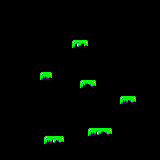

A 2D game scene composited from a Tiled map and its tileset images. What follows is a short description and the map's XML, with every tile layer's data as written:
An orthogonal 40x40 tile map with 4x4 px tiles, 1 tile layer (Capa de Patrones 1).

<map version="1.0" orientation="orthogonal" renderorder="right-down" width="40" height="40" tilewidth="4" tileheight="4" nextobjectid="1">
 <tileset firstgid="1" name="level0_tileset" tilewidth="4" tileheight="4" tilecount="56" columns="8">
  <image source="level1_tileset.png" trans="ff8080" width="32" height="28" />
 </tileset>
 <layer name="Capa de Patrones 1" width="40" height="40">
  <data encoding="csv">
40,40,40,40,40,40,40,40,40,40,40,40,40,40,40,40,40,40,40,40,40,40,40,40,40,40,40,40,40,40,40,40,40,40,40,40,40,40,40,40,
40,40,40,40,40,40,40,40,40,40,40,40,40,40,40,40,40,40,40,40,40,40,40,40,40,40,40,40,40,40,40,40,40,40,40,40,40,40,40,40,
40,40,40,40,40,40,40,40,40,40,40,40,40,40,40,40,40,40,40,40,40,40,40,40,40,40,40,40,40,40,40,40,40,40,40,40,40,40,40,40,
40,40,40,40,40,40,40,40,40,40,40,40,40,40,40,40,40,40,40,40,40,40,40,40,40,40,40,40,40,40,40,40,40,40,40,40,40,40,40,40,
40,40,40,40,40,40,40,40,40,40,40,40,40,40,40,40,40,40,40,40,40,40,40,40,40,40,40,40,40,40,40,40,40,40,40,40,40,40,40,40,
40,40,40,40,40,40,40,40,40,40,40,40,40,40,40,40,40,40,40,40,40,40,40,40,40,40,40,40,40,40,40,40,40,40,40,40,40,40,40,40,
40,40,40,40,40,40,40,40,40,40,40,40,40,40,40,40,40,40,40,40,40,40,40,40,40,40,40,40,40,40,40,40,40,40,40,40,40,40,40,40,
40,40,40,40,40,40,40,40,40,40,40,40,40,40,40,40,40,40,40,40,40,40,40,40,40,40,40,40,40,40,40,40,40,40,40,40,40,40,40,40,
40,40,40,40,40,40,40,40,40,40,40,40,40,40,40,40,40,40,40,40,40,40,40,40,40,40,40,40,40,40,40,40,40,40,40,40,40,40,40,40,
40,40,40,40,40,40,40,40,40,40,40,40,40,40,40,40,40,40,40,40,40,40,40,40,40,40,40,40,40,40,40,40,40,40,40,40,40,40,40,40,
40,40,40,40,40,40,40,40,40,40,40,40,40,40,40,40,40,40,1,3,4,6,40,40,40,40,40,40,40,40,40,40,40,40,40,40,40,40,40,40,
40,40,40,40,40,40,40,40,40,40,40,40,40,40,40,40,40,40,9,11,12,14,40,40,40,40,40,40,40,40,40,40,40,40,40,40,40,40,40,40,
40,40,40,40,40,40,40,40,40,40,40,40,40,40,40,40,40,40,40,40,40,40,40,40,40,40,40,40,40,40,40,40,40,40,40,40,40,40,40,40,
40,40,40,40,40,40,40,40,40,40,40,40,40,40,40,40,40,40,40,40,40,40,40,40,40,40,40,40,40,40,40,40,40,40,40,40,40,40,40,40,
40,40,40,40,40,40,40,40,40,40,40,40,40,40,40,40,40,40,40,40,40,40,40,40,40,40,40,40,40,40,40,40,40,40,40,40,40,40,40,40,
40,40,40,40,40,40,40,40,40,40,40,40,40,40,40,40,40,40,40,40,40,40,40,40,40,40,40,40,40,40,40,40,40,40,40,40,40,40,40,40,
40,40,40,40,40,40,40,40,40,40,40,40,40,40,40,40,40,40,40,40,40,40,40,40,40,40,40,40,40,40,40,40,40,40,40,40,40,40,40,40,
40,40,40,40,40,40,40,40,40,40,40,40,40,40,40,40,40,40,40,40,40,40,40,40,40,40,40,40,40,40,40,40,40,40,40,40,40,40,40,40,
40,40,40,40,40,40,40,40,40,40,1,2,6,40,40,40,40,40,40,40,40,40,40,40,40,40,40,40,40,40,40,40,40,40,40,40,40,40,40,40,
40,40,40,40,40,40,40,40,40,40,9,10,14,40,40,40,40,40,40,40,40,40,40,40,40,40,40,40,40,40,40,40,40,40,40,40,40,40,40,40,
40,40,40,40,40,40,40,40,40,40,40,40,40,40,40,40,40,40,40,40,1,4,5,6,40,40,40,40,40,40,40,40,40,40,40,40,40,40,40,40,
40,40,40,40,40,40,40,40,40,40,40,40,40,40,40,40,40,40,40,40,9,12,13,14,40,40,40,40,40,40,40,40,40,40,40,40,40,40,40,40,
40,40,40,40,40,40,40,40,40,40,40,40,40,40,40,40,40,40,40,40,40,40,40,40,40,40,40,40,40,40,40,40,40,40,40,40,40,40,40,40,
40,40,40,40,40,40,40,40,40,40,40,40,40,40,40,40,40,40,40,40,40,40,40,40,40,40,40,40,40,40,40,40,40,40,40,40,40,40,40,40,
40,40,40,40,40,40,40,40,40,40,40,40,40,40,40,40,40,40,40,40,40,40,40,40,40,40,40,40,40,40,1,2,5,6,40,40,40,40,40,40,
40,40,40,40,40,40,40,40,40,40,40,40,40,40,40,40,40,40,40,40,40,40,40,40,40,40,40,40,40,40,9,10,13,14,40,40,40,40,40,40,
40,40,40,40,40,40,40,40,40,40,40,40,40,40,40,40,40,40,40,40,40,40,40,40,40,40,40,40,40,40,40,40,40,40,40,40,40,40,40,40,
40,40,40,40,40,40,40,40,40,40,40,40,40,40,40,40,40,40,40,40,40,40,40,40,40,40,40,40,40,40,40,40,40,40,40,40,40,40,40,40,
40,40,40,40,40,40,40,40,40,40,40,40,40,40,40,40,40,40,40,40,40,40,40,40,40,40,40,40,40,40,40,40,40,40,40,40,40,40,40,40,
40,40,40,40,40,40,40,40,40,40,40,40,40,40,40,40,40,40,40,40,40,40,40,40,40,40,40,40,40,40,40,40,40,40,40,40,40,40,40,40,
40,40,40,40,40,40,40,40,40,40,40,40,40,40,40,40,40,40,40,40,40,40,40,40,40,40,40,40,40,40,40,40,40,40,40,40,40,40,40,40,
40,40,40,40,40,40,40,40,40,40,40,40,40,40,40,40,40,40,40,40,40,40,40,40,40,40,40,40,40,40,40,40,40,40,40,40,40,40,40,40,
40,40,40,40,40,40,40,40,40,40,40,40,40,40,40,40,40,40,40,40,40,40,1,2,3,4,5,6,40,40,40,40,40,40,40,40,40,40,40,40,
40,40,40,40,40,40,40,40,40,40,40,40,40,40,40,40,40,40,40,40,40,40,9,10,11,12,13,14,40,40,40,40,40,40,40,40,40,40,40,40,
40,40,40,40,40,40,40,40,40,40,40,1,2,3,5,6,40,40,40,40,40,40,40,40,40,40,40,40,40,40,40,40,40,40,40,40,40,40,40,40,
40,40,40,40,40,40,40,40,40,40,40,9,10,11,13,14,40,40,40,40,40,40,40,40,40,40,40,40,40,40,40,40,40,40,40,40,40,40,40,40,
40,40,40,40,40,40,40,40,40,40,40,40,40,40,40,40,40,40,40,40,40,40,40,40,40,40,40,40,40,40,40,40,40,40,40,40,40,40,40,40,
40,40,40,40,40,40,40,40,40,40,40,40,40,40,40,40,40,40,40,40,40,40,40,40,40,40,40,40,40,40,40,40,40,40,40,40,40,40,40,40,
40,40,40,40,40,40,40,40,40,40,40,40,40,40,40,40,40,40,40,40,40,40,40,40,40,40,40,40,40,40,40,40,40,40,40,40,40,40,40,40,
40,40,40,40,40,40,40,40,40,40,40,40,40,40,40,40,40,40,40,40,40,40,40,40,40,40,40,40,40,40,40,40,40,40,40,40,40,40,40,40
</data>
 </layer>
</map>
